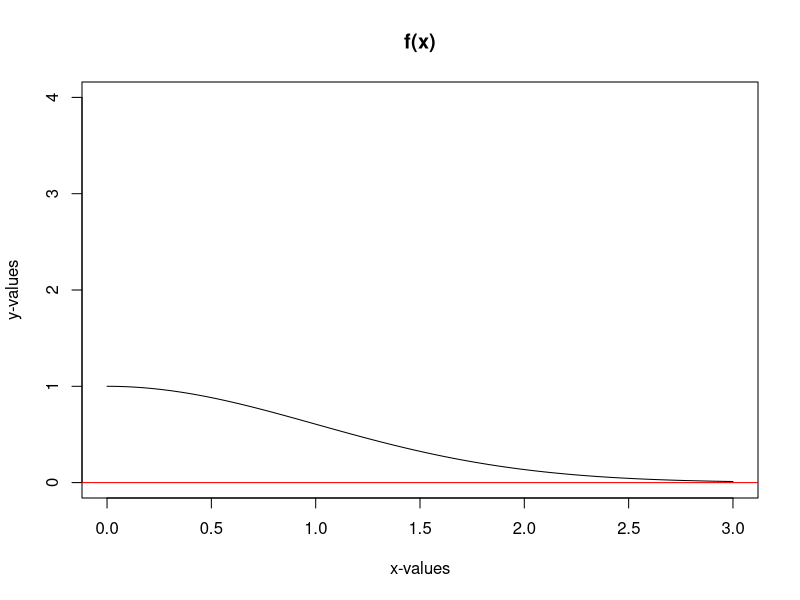
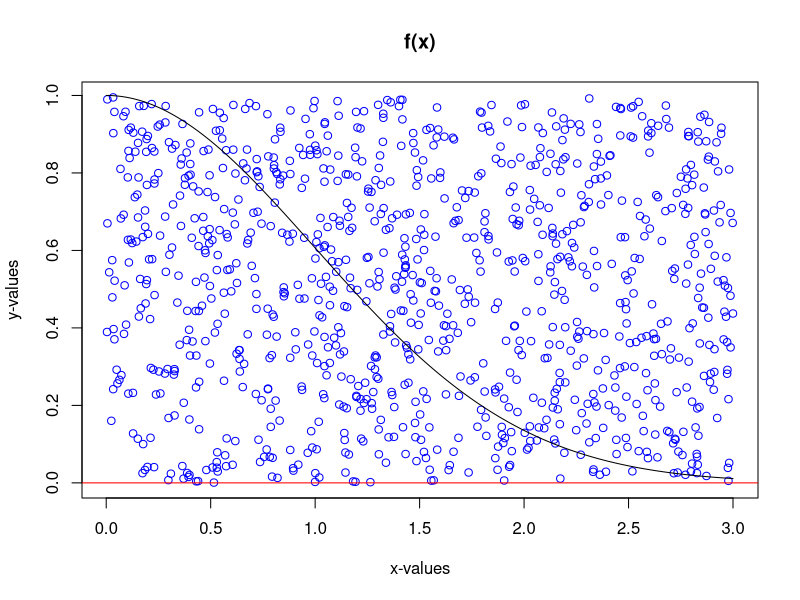
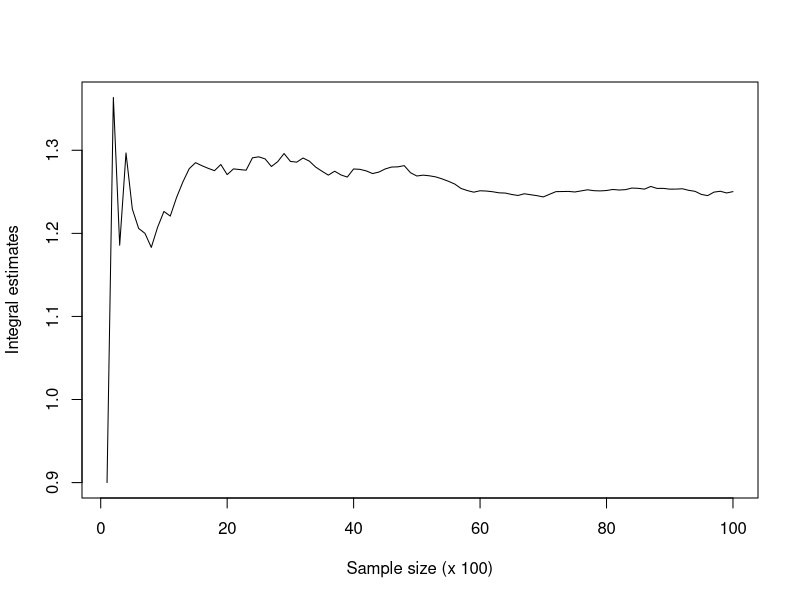

These charts were generated, in order, by the following R code:
## ---- chunk 1
library(e1071)
library(reshape2)
library(ggplot2)
library(class)
set.seed(1)
s <- function(x){exp(-x^2/2)}

# plot data and create the true relationship line
x.plot <- seq(0, 3, length.out=1000)
y.plot <- s(x.plot)
plot(x.plot, y.plot, xlab="x-values", ylab="y-values", main="f(x)", type="l", ylim=c(0, 4))
abline(h=0, col="red")

mc.x <- runif(10000, min=0, max=3)
max.y <- max(s(mc.x))
max.y

mc.y <- runif(10000, min=0, max=max.y)
plot(mc.x[1:1000], mc.y[1:1000], col="blue", xlab="x-values", ylab="y-values", main="f(x)")

lines(x.plot, y.plot, type="l")
abline(h=0, col="red")

area.ratio <- sum(mc.y < s(mc.x)) / 10000
auc <- area.ratio * 3 * max.y
auc

estimates <- c()
for(i in seq(10, length(mc.x), by=100)){
  area.ratio <- sum(mc.y[1:i] < s(mc.x[1:i])) / length(mc.y[1:i])
  auc <- area.ratio * 3 * max.y
  estimates <- c(estimates, auc)
}

plot(estimates, type="l", xlab="Sample size (x 100)", ylab="Integral estimates")
